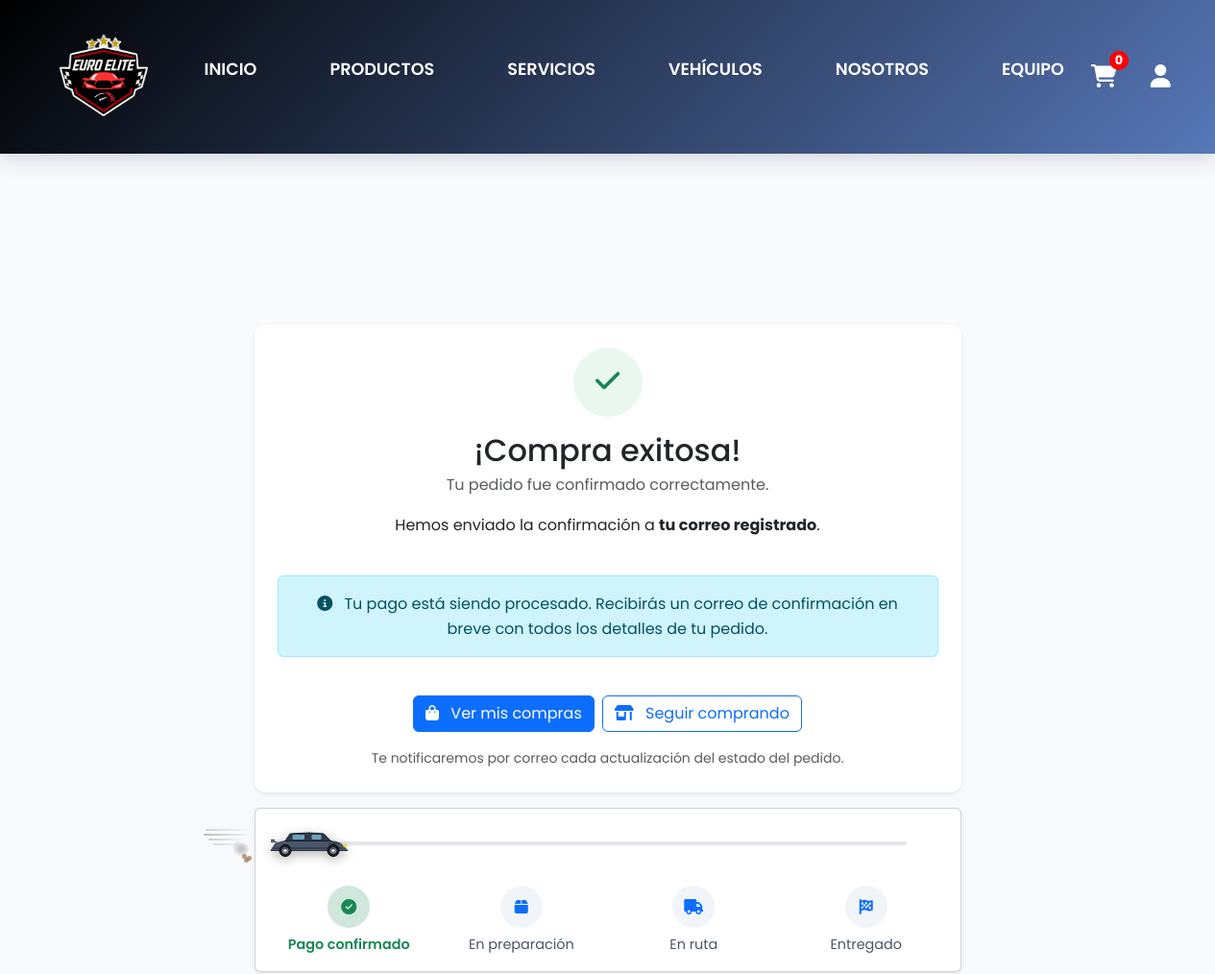
Before: /compra_exitosa/31/ (upper part) with the older database file.
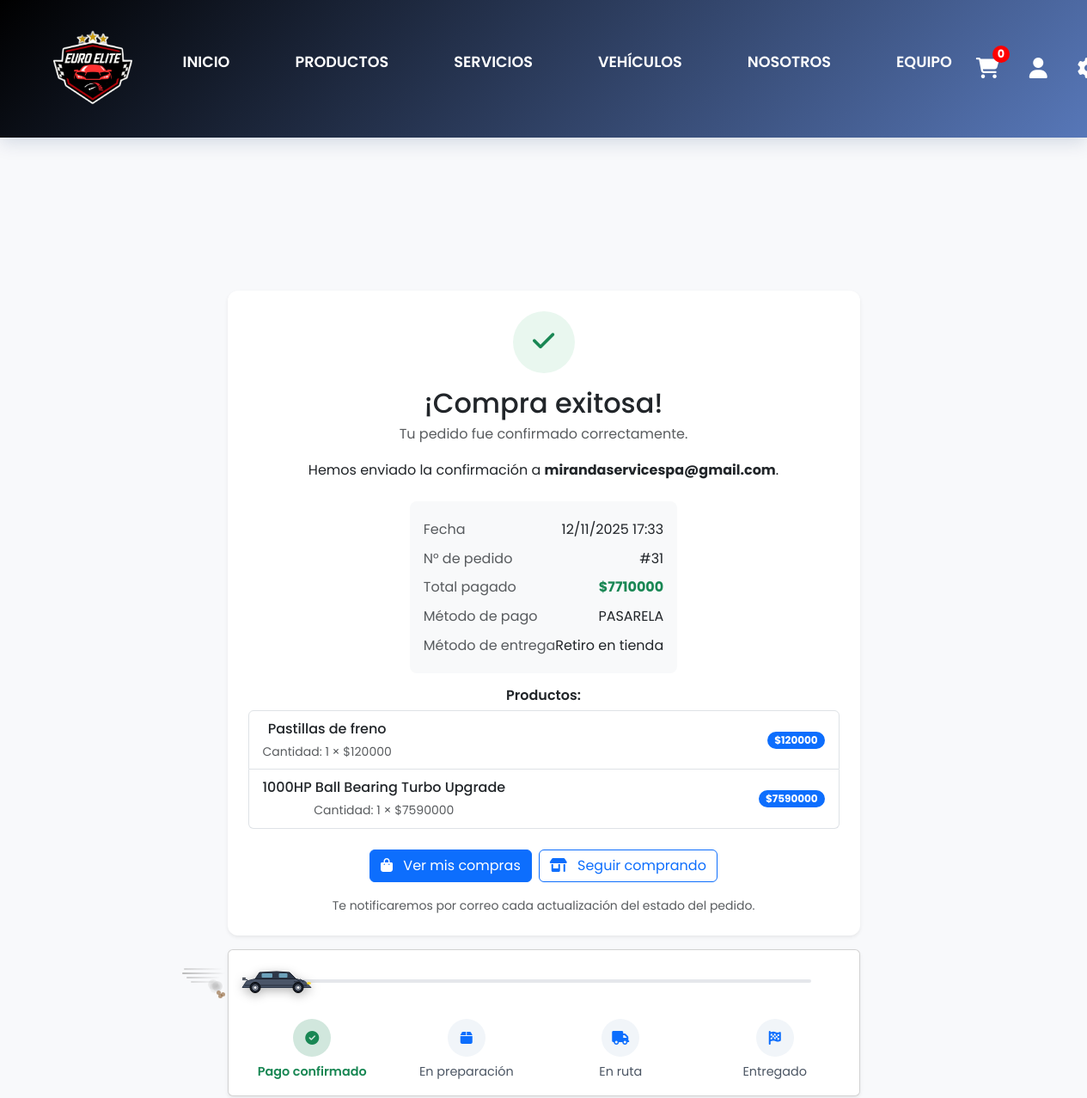
After: the same page with the newer database file.
### Main/models.py (models this page shows, shortened)
class Usuario(AbstractUser):
    username = None
    email = models.EmailField(unique=True)
    telefono = models.CharField(max_length=20, blank=True, null=True)
    rut = models.CharField(max_length=12, blank=True, null=True, unique=True)
    class Rol(models.TextChoices):
        ADMIN = "ADMIN", "Administrador"
        CLIENTE = "CLIENTE", "Cliente"
        MECANICO = "MECANICO", "Mecánico"
        RETIRO = "RETIRO", "Encargado de Retiro"
        DESPACHO = "DESPACHO", "Encargado de Despacho"
        REPARTIDOR = "REPARTIDOR", "Repartidor"
        ASIGNADOR = "ASIGNADOR", "Asignador de pedidos"
    rol = models.CharField(max_length=12, choices=Rol.choices, default=Rol.CLIENTE, db_index=True)
    bloqueado = models.BooleanField(default=False)
    accept_legal_terms = models.BooleanField(default=False)
    USERNAME_FIELD = "email"                       # login con email
    REQUIRED_FIELDS = ["first_name", "last_name"]  # se piden en createsuperuser
    objects = UsuarioManager()  # 👈 aquí va tu manager personalizado

class Pedido(models.Model):
    class Estado(models.TextChoices):
        PENDIENTE = "PENDIENTE", "Pendiente"
        PAGADO = "PAGADO", "Pagado"
        PREPARACION = "PREPARACION", "En preparación"
        EN_RUTA = "EN_RUTA", "En ruta"
        ENVIADO = "ENVIADO", "Enviado"
        ENTREGADO = "ENTREGADO", "Entregado"
        CANCELADO = "CANCELADO", "Cancelado"
    class MetodoEntrega(models.TextChoices):
        RETIRO = "RETIRO", "Retiro en tienda"
        DESPACHO = "DESPACHO", "Despacho a domicilio"
    class MetodoPago(models.TextChoices):
        EFECTIVO = "EFECTIVO", "Efectivo"
        TRANSFERENCIA = "TRANSFERENCIA", "Transferencia"
        PASARELA = "PASARELA", "Pasarela de pago"
    usuario = models.ForeignKey(
        settings.AUTH_USER_MODEL,
        on_delete=models.PROTECT,
        related_name="pedidos",
        verbose_name="Cliente"
    )
    asignado_a = models.ForeignKey(
        settings.AUTH_USER_MODEL,
        on_delete=models.SET_NULL,
        null=True,
        blank=True,
        related_name="entregas_asignadas",
        verbose_name="Empleado asignado"
    )
    asignado_por = models.ForeignKey(
        settings.AUTH_USER_MODEL,
        on_delete=models.SET_NULL,
        null=True,
        blank=True,
        related_name="asignaciones_realizadas",
        verbose_name="Asignador"
    )
    estado = models.CharField(max_length=15, choices=Estado.choices, default=Estado.PENDIENTE, db_index=True)
    metodo_entrega = models.CharField(max_length=10, choices=MetodoEntrega.choices)
    metodo_pago = models.CharField(max_length=30, choices=MetodoPago.choices)
    direccion_envio = models.ForeignKey("Direccion", null=True, blank=True, on_delete=models.SET_NULL, related_name="envios")
    direccion_facturacion = models.ForeignKey("Direccion", null=True, blank=True, on_delete=models.SET_NULL, related_name="facturaciones")
    subtotal = models.DecimalField(max_digits=12, decimal_places=2, default=0)
    descuento = models.DecimalField(max_digits=12, decimal_places=2, default=0)
    codigo_descuento = models.ForeignKey("CodigoDescuento", null=True, blank=True, on_delete=models.SET_NULL, related_name="pedidos")
    envio = models.DecimalField(max_digits=12, decimal_places=2, default=0)
    total = models.DecimalField(max_digits=12, decimal_places=2, default=0)
    entregado_por = models.CharField(max_length=100, blank=True, null=True)
    hora_entrega = models.TimeField(blank=True, null=True)
    observacion_entrega = models.TextField(blank=True, null=True)
    receptor_nombre = models.CharField(max_length=200, blank=True, null=True)
    receptor_rut = models.CharField(max_length=30, blank=True, null=True)
    firma_entrega = models.ImageField(
        upload_to="firmas/",
        null=True,
        blank=True,
        validators=[FileExtensionValidator(['png','jpg','jpeg'])]
    )
    foto_entrega = models.ImageField(
        upload_to="entregas/",
        null=True,
        blank=True,
        validators=[FileExtensionValidator(['png','jpg','jpeg'])]
    )
    creado = models.DateTimeField(auto_now_add=True)
    actualizado = models.DateTimeField(auto_now=True)
    class Meta:
        ordering = ["-creado"]
        verbose_name = "Pedido"
        verbose_name_plural = "Pedidos"

class MarcaTiempo(models.Model):
    creado = models.DateTimeField(auto_now_add=True, db_index=True)
    actualizado = models.DateTimeField(auto_now=True)
    class Meta:
        abstract = True

class Pago(MarcaTiempo):
    class Estado(models.TextChoices):
        PENDIENTE = "PENDIENTE", "Pendiente"
        COMPLETADO = "COMPLETADO", "Completado"
        FALLIDO = "FALLIDO", "Fallido"
    pedido = models.OneToOneField(Pedido, on_delete=models.CASCADE, related_name="pago")
    metodo = models.CharField(max_length=30, choices=Pedido.MetodoPago.choices)
    monto = models.DecimalField(max_digits=12, decimal_places=2)
    estado = models.CharField(max_length=12, choices=Estado.choices, default=Estado.PENDIENTE)
    flow_token = models.CharField(max_length=200, blank=True, null=True, db_index=True)
    commerce_order = models.CharField(max_length=100, blank=True, null=True, db_index=True)
    flow_response = models.TextField(blank=True, null=True)  # Respuesta cruda de Flow para auditoría

class ItemPedido(MarcaTiempo):
    pedido = models.ForeignKey(Pedido, on_delete=models.CASCADE, related_name="items")
    producto = models.ForeignKey(Producto, on_delete=models.PROTECT)
    nombre_producto = models.CharField(max_length=200)
    sku_producto = models.CharField(max_length=60)
    precio_unitario = models.DecimalField(max_digits=12, decimal_places=2)
    cantidad = models.PositiveIntegerField(validators=[MinValueValidator(1)])
    @property
    def subtotal(self):
        return self.precio_unitario * self.cantidad

### Main/views.py (the view, shortened to what this page needs)
# urls.py: path('compra_exitosa/', main_views.compra_exitosa, name='compra_exitosa'),
@csrf_exempt
def compra_exitosa(request, pedido_id=None):
    print(f"[COMPRA_EXITOSA] ========== INICIO ==========")
    print(f"[COMPRA_EXITOSA] pedido_id recibido: {pedido_id}")
    print(f"[COMPRA_EXITOSA] Usuario autenticado: {request.user.is_authenticated}")
    print(f"[COMPRA_EXITOSA] User: {request.user}")
    print(f"[COMPRA_EXITOSA] Session keys: {list(request.session.keys())}")
    print(f"[COMPRA_EXITOSA] GET params: {dict(request.GET)}")
    pedido = None
    pago = None
    if not pedido_id:
        pedido_id = request.session.get('last_order_id')
        print(f"[COMPRA_EXITOSA] pedido_id desde sesión: {pedido_id}")
    if pedido_id:
        try:
            pedido = Pedido.objects.select_related('usuario').prefetch_related('items__producto').get(id=pedido_id)
            pago = getattr(pedido, 'pago', None)
            print(f"[COMPRA_EXITOSA] ✅ Pedido {pedido.id} encontrado para usuario {pedido.usuario.email}")
            print(f"[COMPRA_EXITOSA] Estado del pedido: {pedido.estado}")
            if pedido.estado == Pedido.Estado.CANCELADO:
                print(f"[COMPRA_EXITOSA] 🚫 Pedido CANCELADO - redirigiendo a compra_rechazada")
                return redirect('compra_rechazada', pedido_id=pedido.id)
            request.session['last_order_id'] = pedido.id
        except Pedido.DoesNotExist:
            print(f"[COMPRA_EXITOSA] ❌ Pedido {pedido_id} NO existe en BD")
            pedido = None
    if not pedido:
        print(f"[COMPRA_EXITOSA] ⚠️ No se encontró ningún pedido")
        messages.info(request, "Tu pago está siendo procesado. Recibirás una confirmación por correo.")
    comprobante_url = pago.comprobante_url if pago and hasattr(pago, 'comprobante_url') else None
    numero_pedido = getattr(pedido, 'id', None) if pedido else None
    total = getattr(pedido, 'total', None) if pedido else None
    metodo_pago = getattr(pago, 'metodo', None) if pago else None
    items_con_precios = None
    if pedido:
        try:
            from decimal import Decimal, ROUND_HALF_UP
            items = list(pedido.items.all())
            sub_total_pedido = sum((i.subtotal for i in items), Decimal(0))
            descuento_total = getattr(pedido, 'descuento', Decimal(0)) or Decimal(0)
        except Exception:
            items_con_precios = None
    template_user = request.user if request.user.is_authenticated else (pedido.usuario if pedido else None)
    print(f"[COMPRA_EXITOSA] Renderizando template con pedido_id={numero_pedido}")
    print(f"[COMPRA_EXITOSA] ========== FIN ==========")
    return render(request, 'taller/compra_exitosa.html', {
        'user': template_user,
        'pedido': pedido,
        'numero_pedido': numero_pedido,
        'total': total,
        'metodo_pago': metodo_pago,
        'comprobante_url': comprobante_url,
        'items_con_precios': items_con_precios,
    })

### Main/templates/taller/compra_exitosa.html (shortened to what the changed rows need)
{% extends 'base.html' %}
{% load static %}
{% block content %}
<br>
<br>
<br>
<br>
<br>
<br>
<div class="container my-4">
  <div class="row justify-content-center">
    <div class="col-12 col-lg-8">
      <div class="card shadow-sm p-4 text-center success-card">
        <div class="success-icon mx-auto mb-3">
          <i class="fa-solid fa-check"></i>
        </div>
        <h2 class="mb-1">¡Compra exitosa!</h2>
        <p class="text-muted mb-3">Tu pedido fue confirmado correctamente.</p>
        <p class="mb-4">
          Hemos enviado la confirmación a
          <strong>{{ user.email|default:"tu correo registrado" }}</strong>.
        </p>
        {% if pedido %}
        <div class="bg-light rounded-3 p-3 text-start mx-auto" style="max-width: 520px;">
          <div class="d-flex justify-content-between py-1">
            <span class="text-muted">Fecha</span>
            <span>{{ pedido.creado|date:"d/m/Y H:i" }}</span>
          </div>
          {% if numero_pedido %}
          <div class="d-flex justify-content-between py-1">
            <span class="text-muted">N° de pedido</span>
            <span>#{{ numero_pedido }}</span>
          </div>
          {% endif %}
          {% if total %}
          <div class="d-flex justify-content-between py-1">
            <span class="text-muted">Total pagado</span>
            <span class="fw-bold text-success">${{ total|floatformat:0 }}</span>
          </div>
          {% endif %}
          {% if metodo_pago %}
          <div class="d-flex justify-content-between py-1">
            <span class="text-muted">Método de pago</span>
            <span>{{ metodo_pago }}</span>
          </div>
          {% endif %}
          {% if pedido.metodo_entrega %}
          <div class="d-flex justify-content-between py-1">
            <span class="text-muted">Método de entrega</span>
            <span>{{ pedido.get_metodo_entrega_display }}</span>
          </div>
          {% endif %}
        </div>
        {% if items_con_precios %}
        <div class="mt-3">
          <h6 class="fw-semibold mb-2">Productos:</h6>
          <div class="list-group">
            {% for it in items_con_precios %}
            <div class="list-group-item d-flex justify-content-between align-items-center">
              <div>
                <div class="fw-medium">{{ it.nombre }}</div>
                <small>
                  Cantidad: {{ it.cantidad }} ×
                  {% if it.precio_unitario_final < it.precio_unitario_original %}
                    <span class="text-decoration-line-through text-muted">${{ it.precio_unitario_original|floatformat:0 }}</span>
                    <span class="text-success fw-semibold">${{ it.precio_unitario_final|floatformat:0 }}</span>
                  {% else %}
                    ${{ it.precio_unitario_final|floatformat:0 }}
                  {% endif %}
                </small>
              </div>
              <div class="text-end">
                {% if it.subtotal_final < it.subtotal_original %}
                  <div class="small text-muted text-decoration-line-through">${{ it.subtotal_original|floatformat:0 }}</div>
                {% endif %}
                <span class="badge bg-primary rounded-pill">${{ it.subtotal_final|floatformat:0 }}</span>
                {% if it.subtotal_final < it.subtotal_original %}
                  <div class="small text-success">Ahorro: -${{ it.ahorro|floatformat:0 }}</div>
                {% endif %}
              </div>
            </div>
            {% endfor %}
          </div>
        </div>
        {% elif pedido.items.all %}
        <div class="mt-3">
          <h6 class="fw-semibold mb-2">Productos:</h6>
          <div class="list-group">
            {% for item in pedido.items.all %}
            <div class="list-group-item d-flex justify-content-between align-items-center">
              <div>
                <div class="fw-medium">{{ item.nombre_producto }}</div>
                <small class="text-muted">Cantidad: {{ item.cantidad }} × ${{ item.precio_unitario|floatformat:0 }}</small>
              </div>
              <span class="badge bg-primary rounded-pill">${{ item.subtotal|floatformat:0 }}</span>
            </div>
            {% endfor %}
          </div>
        </div>
        {% endif %}
        {% else %}
        <div class="alert alert-info mt-3" role="alert">
          <i class="fa-solid fa-circle-info me-2"></i>
          Tu pago está siendo procesado. Recibirás un correo de confirmación en breve con todos los detalles de tu pedido.
        </div>
        {% endif %}
        <div class="d-flex flex-wrap gap-2 justify-content-center mt-4">
          <a href="{% url 'mis_pedidos' %}" class="btn btn-primary">
          </a>
          <a href="{% url 'productos' %}" class="btn btn-outline-primary">
          </a>
        </div>
        <p class="small text-muted mt-3 mb-0">
          Te notificaremos por correo cada actualización del estado del pedido.
        </p>
      </div>
    </div>
  </div>
</div>
<br>
<br>
<br>
{% endblock %}

Changed rows visible on the page:
now on this page (row edited): Usuario: email "mirandaservicespa@gmail.com"
added Pedido: creado "12/11/2025 17:33", total "7710000", metodo_entrega "Retiro en tienda"
added Pago: metodo "PASARELA"
added ItemPedido: nombre_producto "Pastillas de freno", cantidad "1", precio_unitario "120000", subtotal "120000"
added ItemPedido: nombre_producto "1000HP Ball Bearing Turbo Upgrade", cantidad "1", precio_unitario "7590000", subtotal "7590000"
Other visible differences:
{{ numero_pedido }}: (not shown) → "31"
{{ user.email|default:"tu correo registrado" }}: "tu correo registrado" → (not shown)
text no longer shown: "Tu pago está siendo procesado. Recibirás un correo de confirmación en breve con todos los detalles de tu pedido."
text now shown: "Fecha N° de pedido # Total pagado $ Método de pago Método de entrega Productos:"
